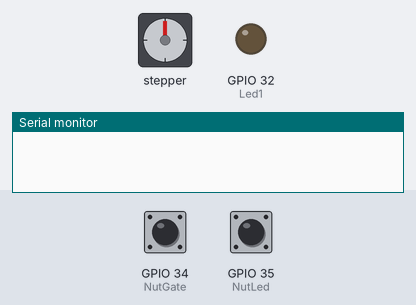
This sketch was run on a simulated ESP32. Parts: stepper motor, output pins drawn as LEDs (lit = HIGH), the last lines printed to the serial monitor. Inputs (shaded band) come from the test bench; at power-on: GPIO 34 (NutGate) HIGH, GPIO 35 (NutLed) HIGH. Stepper angles assume 2048 steps per turn.

Above: at 1.2 s.
1.3 s: GPIO 34 (NutGate) pulled LOW for 0.15 s
At 1.65 s:
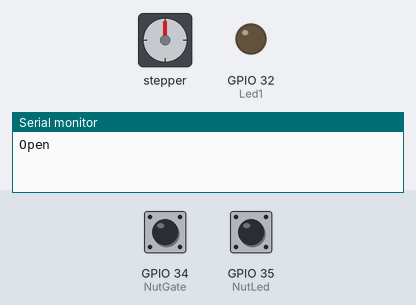
At 2.28 s:
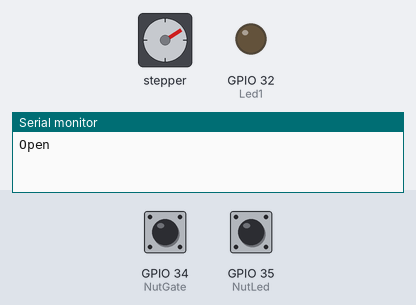
4.3 s: GPIO 34 (NutGate) pulled LOW for 3.2 s
12.0 s: GPIO 35 (NutLed) pulled LOW for 1 s
14.6 s: GPIO 35 (NutLed) pulled LOW for 0.15 s
At 16.0 s:
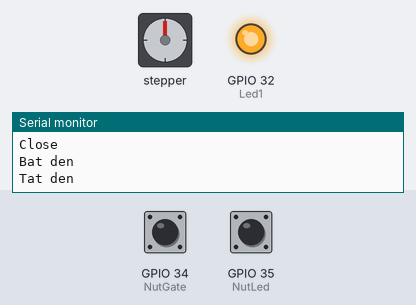
16.4 s: GPIO 34 (NutGate) pulled LOW for 1 s
At 17.86 s:
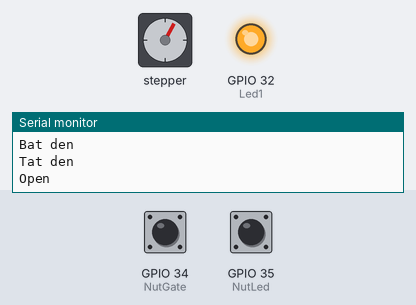
20.1 s: GPIO 34 (NutGate) pulled LOW for 3.2 s
Timing chart, 0 to 27.9 s (numbered marks = the images above; inputs shaded):
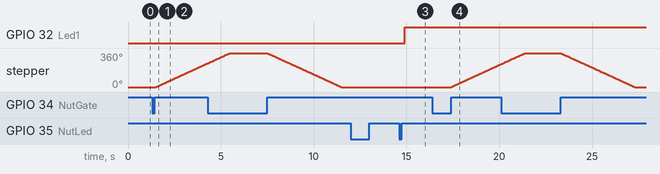

Measured:
- after the input at 1.3 s, stepper: keeps turning clockwise at about 91°/s, starting after 0.20 s
- after the input at 14.6 s, GPIO 32 (Led1): LOW → HIGH after 0.30 s
- after the input at 16.4 s, stepper: keeps turning clockwise at about 91°/s, starting after 1.0 s

The sketch:

Button_motor.ino
```cpp
#define NutGate 34      //Dong/mo cua cong
#define NutLed  35
#define Led1  32

#include <Stepper.h>
#define IN1 13
#define IN2 12
#define IN3 14
#define IN4 27
const int stepsPerRevolution = 2048;  // change this to fit the number of steps per revolution
Stepper myStepper(stepsPerRevolution, IN1, IN3, IN2, IN4);

int TTGate = 0;
int TTLed = 0;

void ButtonGate();
void ButtonLed();

void setup()
{
  Serial.begin(115200);
  pinMode(NutGate, INPUT_PULLUP);
  pinMode(NutLed, INPUT_PULLUP);
  pinMode(Led1, OUTPUT);

  digitalWrite(Led1, LOW);

  myStepper.setSpeed(15);   //max speed = 15
}

void loop()
{
  ButtonGate();
   ButtonLed();
}

void ButtonGate()
{
  if( digitalRead(NutGate) == 0 )
  {
    delay(200);
    while(1)
    {
      //Tha tay ra
      if( digitalRead(NutGate) == 1 )
      {
        if(TTGate == 0)
        {
          Serial.println("Open");
          myStepper.step(stepsPerRevolution);
          delay(1000);
          TTGate = 1;
        }
        else if(TTGate == 1)
        {
          Serial.println("Close");
          myStepper.step(-stepsPerRevolution);
          delay(1000);
          TTGate = 0;
        }
        delay(300);
        break;

      }
    }
  }

}

void ButtonLed()
{
  if( digitalRead(NutLed) == 0 )
  {
    delay(300);
    while(1)
    {
      //Tha tay ra
      if(digitalRead(NutLed) == 1)
      {
        //thuc hien lenh
        if(TTLed == 0)
        {
          Serial.println("Bat den");
          digitalWrite(Led1,LOW);
          TTLed = 1;
        }
        else if(TTLed == 1)
        {
          Serial.println("Tat den");
          digitalWrite(Led1,HIGH);
          TTLed = 0;
        }
        delay(300);
        break;
      }
    }
  }
}
```
